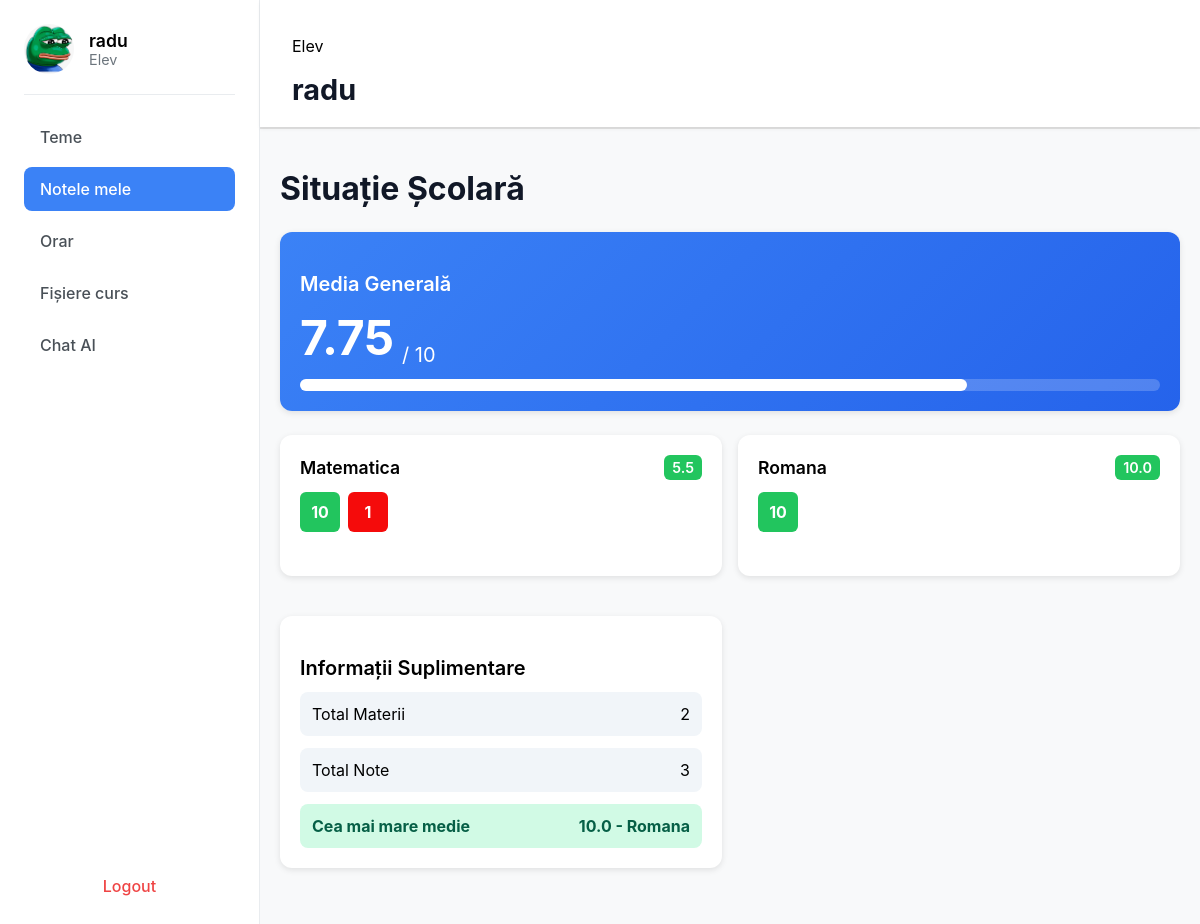
/note_elev (signed in), run on an earlier commit of the app's database.
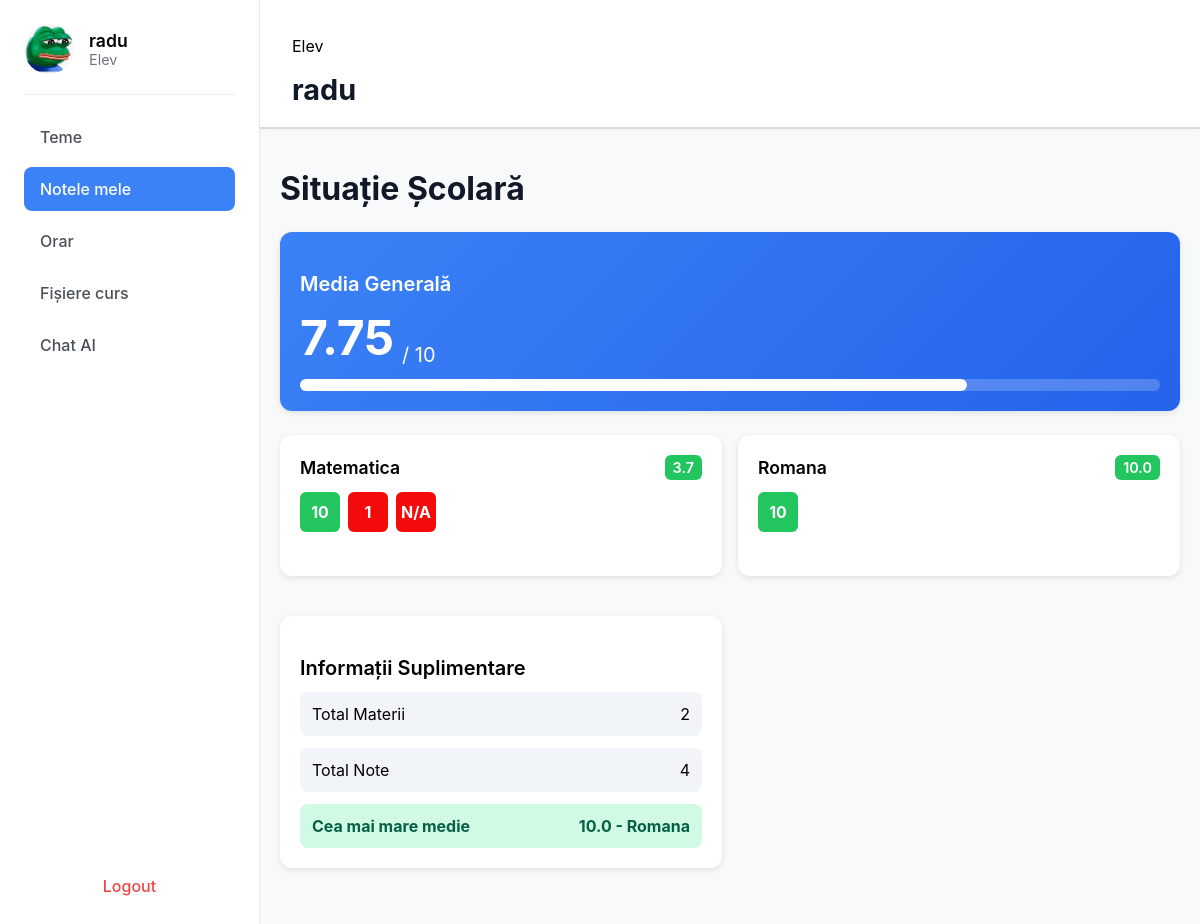
And on a later commit of the database.
### app/models.py (models this page shows)
class Subject(db.Model):  # Fosta tabelă "Materie" (top-dreapta)
    __tablename__ = 'subject'
    id = db.Column(db.Integer, primary_key=True)
    name = db.Column(db.String(150), nullable=False)
    description = db.Column(db.Text, nullable=True, default='No description')  # valoare default
    color = db.Column(db.String(50), nullable=False, default='bg-blue-500')   # valoare default
    assignments = db.relationship('Assignment', back_populates='subject')
    student_subjects = db.relationship('StudentSubject', back_populates='subject')
    absences = db.relationship('Absence', back_populates='subject', cascade='all, delete-orphan')

class Feedback(db.Model):
    __tablename__ = 'feedback'
    id = db.Column(db.Integer, primary_key=True)
    submission_id = db.Column(db.Integer, db.ForeignKey('submission.id'), unique=True, nullable=False)
    grade = db.Column(db.String(10), nullable=True)  # Nota (ex: 10, 7.5, "A+")
    feedback_text = db.Column(db.Text, nullable=True)  # Feedback-ul profesorului
    created_at = db.Column(db.DateTime, default=datetime.utcnow)
    submission = db.relationship('Submission', back_populates='feedback')
    ai_reports = db.relationship('AIReport', back_populates='feedback', cascade="all, delete-orphan")

class Assignment(db.Model):
    __tablename__ = 'assignment'
    id = db.Column(db.Integer, primary_key=True)
    teacher_id = db.Column(db.Integer, db.ForeignKey('professor.id'), nullable=False)
    subject_id = db.Column(db.Integer, db.ForeignKey('subject.id'), nullable=False)  # 'id_materie FK'
    title = db.Column(db.String(150), nullable=False)
    description = db.Column(db.Text, nullable=True)
    created_at = db.Column(db.DateTime, default=datetime.utcnow)
    due_date = db.Column(db.DateTime, nullable=True)  # Data limită
    teacher = db.relationship('Professor', back_populates='assignments')
    subject = db.relationship('Subject', back_populates='assignments')
    submissions = db.relationship('Submission', back_populates='assignment')

### app/routes.py (the view)
@bp.route("/note_elev", methods=["GET", "POST"])
@login_required
def note_elev():
    role = current_user.role
    if role == "Elev":
        student_profile = Student.query.filter_by(user_id=current_user.id).first()
        child_info_data = {}
        if student_profile:
            submissions = Submission.query.join(Assignment).join(Subject).filter(
                Submission.student_id == student_profile.id
            ).all()
            grades_by_subject = {}
            for sub in submissions:
                subject_name = sub.assignment.subject.name
                grade = sub.feedback.grade if sub.feedback else "N/A"
                grades_by_subject.setdefault(subject_name, []).append({
                    "assignment_title": sub.assignment.title,
                    "grade": grade
                })
                subject_averages = {}
                for subject, grades_list in grades_by_subject.items():
                    total = 0
                    count = 0
                    for g in grades_list:
                        try:
                            total += float(g['grade'])
                            count += 1
                        except (ValueError, TypeError):
                            continue  # ignorăm grade non-numerice
                    if count > 0:
                        subject_averages[subject] = total / count
                    else:
                        subject_averages[subject] = 0
                if subject_averages:
                    general_avg = sum(subject_averages.values()) / len(subject_averages)
                else:
                    general_avg = 0
                general_avg=round(general_avg, 2)
                total_subjects = len(grades_by_subject)
                total_grades = sum(len(grades) for grades in grades_by_subject.values())
                subject_averages = {}
                for subject, grades_list in grades_by_subject.items():
                    total = 0
                    count = 0
                    for g in grades_list:
                        try:
                            total += float(g['grade'])
                            count += 1
                        except (ValueError, TypeError):
                            continue
                    if count > 0:
                        subject_averages[subject] = total / count
                    else:
                        subject_averages[subject] = 0
                if subject_averages:
                    max_subject = max(subject_averages, key=subject_averages.get)
                    max_avg = subject_averages[max_subject]
                else:
                    max_subject = None
                    max_avg = 0
                child_info_data = {
                    "name": current_user.name,
                    "grades_by_subject": grades_by_subject or {},
                    "general_avg": general_avg or 0,
                    "total_subjects": total_subjects or 0,
                    "total_grades": total_grades or 0,
                    "max_subject": max_subject or 0,
                    "max_avg": max_avg or 0,
                }
            return render_template("note_elev.html", user=current_user, child=child_info_data)
    return "H4CK3R!!"

### app/__init__.py (called while the page is built)
def create_app():
    app = Flask(__name__)
    app.secret_key = "secret123"  # schimbă cu ceva sigur
    app.config['SQLALCHEMY_DATABASE_URI'] = 'sqlite:///users.db'
    app.config['SQLALCHEMY_TRACK_MODIFICATIONS'] = False
    db.init_app(app)
    login_manager.init_app(app)
    from .routes import bp
    app.register_blueprint(bp)
    from .models import User  # import modelul User
    @login_manager.user_loader
    def user_loader(user_id):
        try:
            return User.query.get(int(user_id))
        except ValueError:
            return None
    with app.app_context():
        db.create_all()
    return app

### app/templates/note_elev.html
{% extends "base.html" %}
{% block content %}
<div class="sidebar">
    <div class="profile">
        <img src="{{ url_for('static', filename='images/images.jpeg') }}" alt="Profile">
        <div>
            <h3>{{ user.name }}</h3>
            <p>{{ user.role }}</p>
        </div>
    </div>
    <ul class="menu">
        <li><a href="{{ url_for('main.home') }}">Teme</a></li>
        <li class="active"><a href="{{ url_for('main.note_elev') }}">Notele mele</a></li>
        <li><a href="{{ url_for('main.orar') }}">Orar</a></li>
        <li><a href="#">Fișiere curs</a></li>
        <li><a href="{{ url_for('main.chat_page') }}" target="_blank">Chat AI</a></li>
    </ul>
    <a class="logout" href="{{ url_for('main.logout') }}">Logout</a>
</div>
<body>
<div class="content-wrapper">
    <div class="main2">
        <div class="header_situatie">
            <p>Elev</p>
            <h2>{{ child.name }}</h2>
        </div>
    </div>
    <div class="container">
        <h1 class="page-title">Situație Școlară</h1>
        <div class="card gradient-card overall-average">
            <div class="card-content">
                <h3 class="card-title">Media Generală</h3>
                <div class="average-score">
                    <span class="score">{{child.general_avg}}</span>
                    <span class="max-score">/ 10</span>
                </div>
                <div class="progress-bar">
                    <div class="progress-fill" style="width: {{ ((child.general_avg | default(0)) / 10) * 100 }}%;"></div>
                </div>
            </div>
        </div>
        <div class="grid-container">
            {% for subject, assignments in child.get('grades_by_subject', {}).items() %}
                {% set grades_num = [] %}
                {% for a in assignments %}
                    {% set _ = grades_num.append(a.grade | float) %}
                {% endfor %}
                {% set avg = (grades_num | sum / grades_num | length) if grades_num else 0 %}
                <div class="card subject-card">
                    <div class="card-content">
                        <div class="card-header">
                            <h4>{{ subject }}</h4>
                            <span class="badge badge-success">{{ "%.1f"|format(avg) }}</span>
                        </div>
                        <div class="grades">
                            {% for a in assignments %}
                                {% set g = a.grade | float %}
                                {% if g >= 9 %}
                                    {% set grade_class = "grade-green" %}
                                {% elif g >= 7 %}
                                    {% set grade_class = "grade-yellow" %}
                                {% else %}
                                    {% set grade_class = "grade-red" %}
                                {% endif %}
                                <div class="grade-box {{ grade_class }}">{{ a.grade }}</div>
                            {% endfor %}
                        </div>
                        <div class="progress-bar">
                            <div class="progress-fill" style="width: {{ avg * 10 }}%;"></div>
                        </div>
                    </div>
                </div>
            {% endfor %}
        <div class="card additional-info">
            <div class="card-content">
                <h3 class="card-title">Informații Suplimentare</h3>
                <div class="info-list">
                    <div class="info-item">
                        <span>Total Materii</span>
                        <span>{{child.total_subjects}}</span>
                    </div>
                    <div class="info-item">
                        <span>Total Note</span>
                        <span>{{child.total_grades}}</span>
                    </div>
                    <div class="info-item highlight">
                        <span>Cea mai mare medie</span>
                        <span>{{child.max_avg}} - {{child.max_subject}}</span>
                    </div>
                </div>
            </div>
        </div>
    </div>
</div>
{% endblock %}

What changed in the data, as far as the page shows it:
computed for Subject "Matematica": avg "5.5" → "3.7"; {{ avg * 10 }} 55.0 → 36.666666666666664 (drawn)
added Assignment: grade "N/A", shown under Subject "Matematica"
Also different on the page:
{{ child.total_grades }}: "3" → "4"
